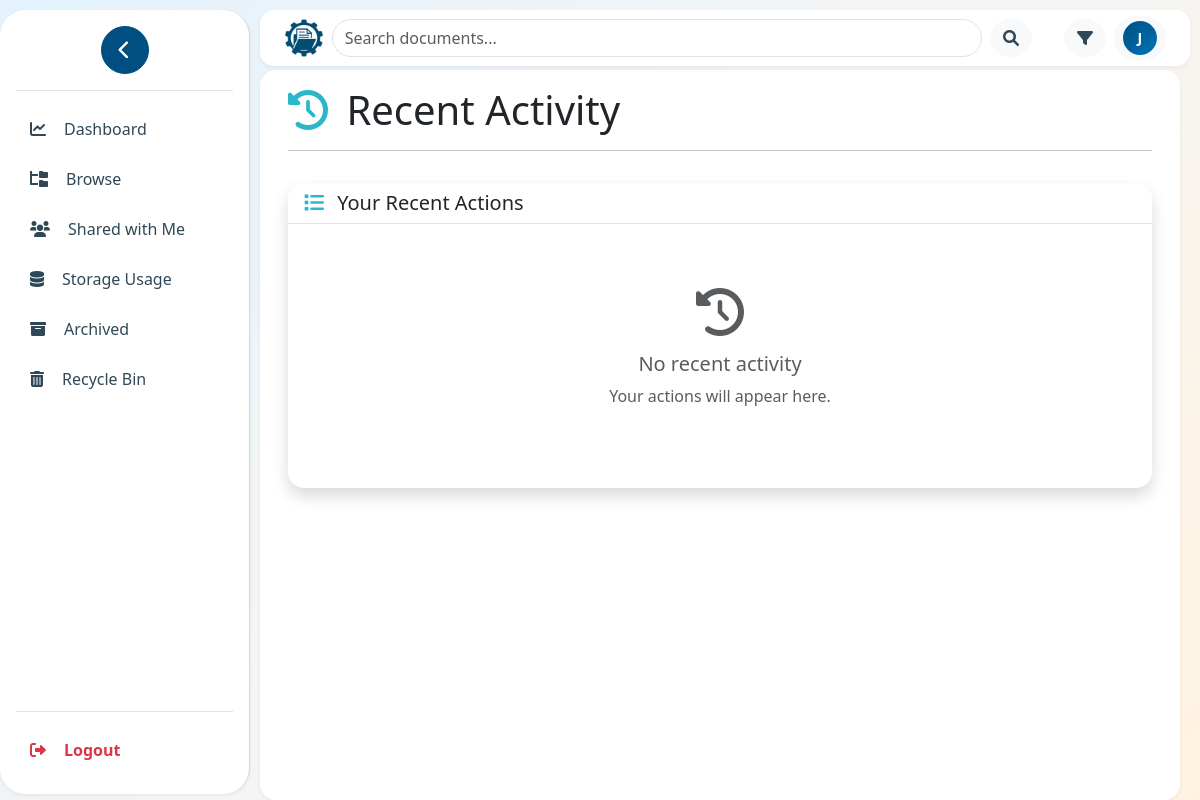
The app's page /activity.php (signed in), older data.
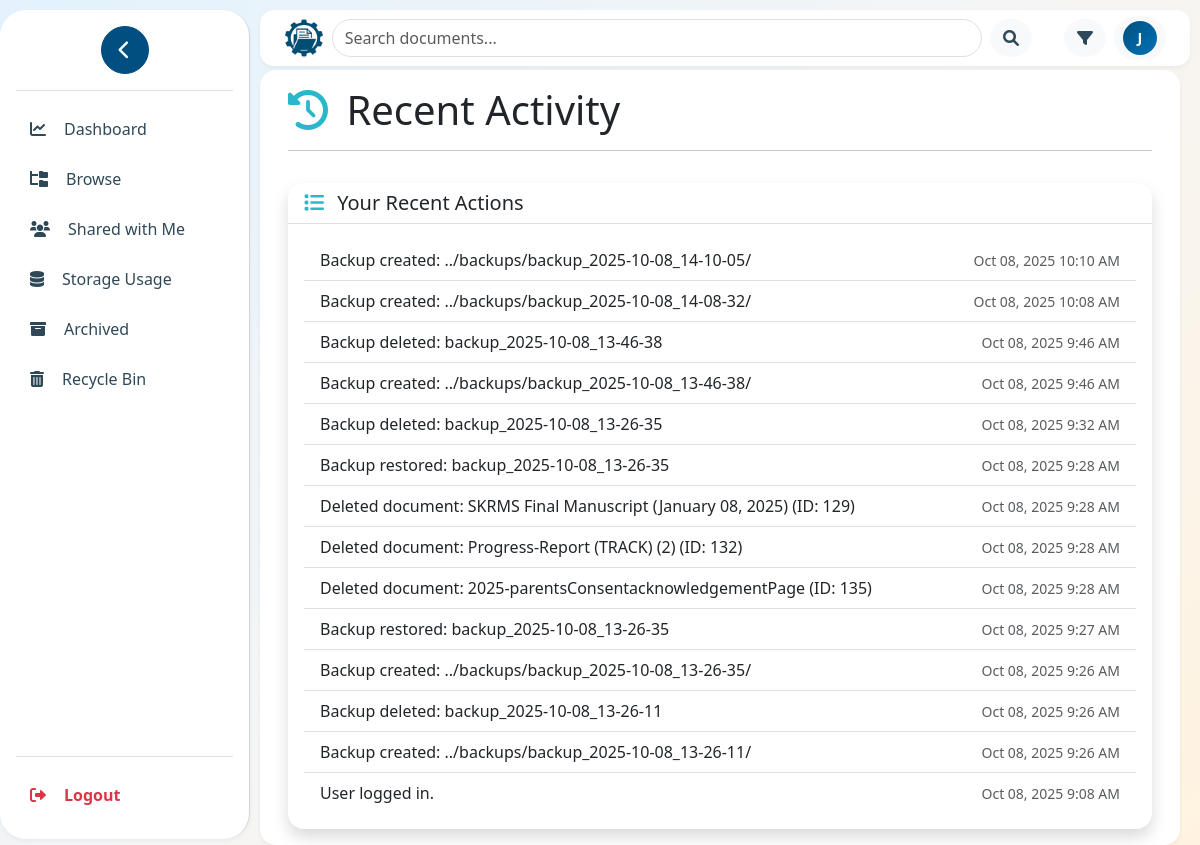
The same page, newer data.
### tables this page shows
CREATE TABLE `activity_logs` (
  `id` int(11) NOT NULL,
  `user_id` int(11) NOT NULL,
  `action` varchar(50) NOT NULL,
  `message` text NOT NULL,
  `timestamp` datetime DEFAULT current_timestamp()
);

### activity.php (the view, shortened to what this page needs)
<?php
require_once 'includes/header.php';
require_once 'includes/auth_check.php';
$user_id = $_SESSION['user_id'];
$stmt = $db->prepare("SELECT message, timestamp FROM activity_logs WHERE user_id = ? ORDER BY timestamp DESC LIMIT 20");
$stmt->execute([$user_id]);
$logs = $stmt->fetchAll();
?>
<div class="container fade-in delay-1">
  <div class="row">
    <div class="col-12">
      <h1><i class="fas fa-history me-2" style="color: #2AB7CA;"></i> Recent Activity</h1>
      <hr>
    </div>
  </div>
  <div class="card shadow rounded-4 border-0 mt-3">
    <div class="card-header bg-white border-bottom rounded-top-4">
      <h5 class="mb-0"><i class="fas fa-list me-2" style="color: #2AB7CA;"></i> Your Recent Actions</h5>
    </div>
    <div class="card-body">
      <?php if (empty($logs)): ?>
        <div class="text-center py-5">
          <i class="fas fa-history fa-3x text-muted mb-3"></i>
          <h5 class="text-muted">No recent activity</h5>
          <p class="text-muted">Your actions will appear here.</p>
        </div>
      <?php else: ?>
        <ul class="list-group list-group-flush">
          <?php foreach ($logs as $log): ?>
            <li class="list-group-item d-flex justify-content-between align-items-center">
              <span><?php echo htmlspecialchars($log['message']); ?></span>
              <span class="text-muted small"><?php echo date('M d, Y g:i A', strtotime($log['timestamp'])); ?></span>
            </li>
          <?php endforeach; ?>
        </ul>
      <?php endif; ?>
    </div>
  </div>
</div>

Row changes from the older to the newer data that the page shows:
added activity_logs: message "Backup created: ../backups/backup_2025-10-08_14-10-05/", timestamp "Oct 08, 2025 10:10 AM"
added activity_logs: message "Backup created: ../backups/backup_2025-10-08_14-08-32/", timestamp "Oct 08, 2025 10:08 AM"
added activity_logs: message "Backup deleted: backup_2025-10-08_13-46-38", timestamp "Oct 08, 2025 9:46 AM"
added activity_logs: message "Backup created: ../backups/backup_2025-10-08_13-46-38/", timestamp "Oct 08, 2025 9:46 AM"
added activity_logs: message "Backup deleted: backup_2025-10-08_13-26-35", timestamp "Oct 08, 2025 9:32 AM"
added activity_logs: message "Backup restored: backup_2025-10-08_13-26-35", timestamp "Oct 08, 2025 9:28 AM"
added activity_logs: message "Deleted document: SKRMS Final Manuscript (January 08, 2025) (ID: 129)", timestamp "Oct 08, 2025 9:28 AM"
added activity_logs: message "Deleted document: Progress-Report (TRACK) (2) (ID: 132)", timestamp "Oct 08, 2025 9:28 AM"
added activity_logs: message "Deleted document: 2025-parentsConsentacknowledgementPage (ID: 135)", timestamp "Oct 08, 2025 9:28 AM"
added activity_logs: message "Backup restored: backup_2025-10-08_13-26-35", timestamp "Oct 08, 2025 9:27 AM"
added activity_logs: message "Backup created: ../backups/backup_2025-10-08_13-26-35/", timestamp "Oct 08, 2025 9:26 AM"
added activity_logs: message "Backup deleted: backup_2025-10-08_13-26-11", timestamp "Oct 08, 2025 9:26 AM"
added activity_logs: message "Backup created: ../backups/backup_2025-10-08_13-26-11/", timestamp "Oct 08, 2025 9:26 AM"
added activity_logs: message "User logged in.", timestamp "Oct 08, 2025 9:08 AM"
Text that changed along with them:
text no longer shown: "No recent activity Your actions will appear here."
